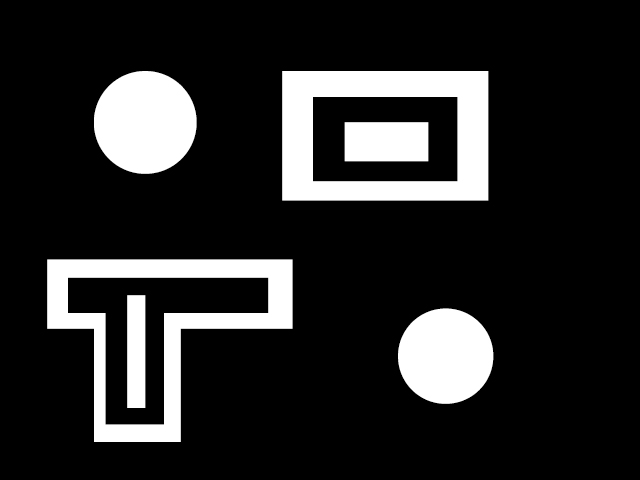
//> input picture src/10/hw/01/assets/issue1.jpg, 640 x 480 px
$ ./main   (built with g++ and OpenCV 4)
//> lines starting //> are read from the running program, lines starting //| are printed output that depends on the picture; after the words box and inside, x2 and y2 are one past the last pixel; in counts of white or black regions, pixels touching at a corner belong together
#include <iostream>
#include <opencv2/opencv.hpp>

#define FILE_NAME_INPUT "../../hw/01/assets/issue1.jpg"
#define THRESHOLD 100

int main(int argc, const char *argv[])
{
  auto input = cv::imread(FILE_NAME_INPUT, cv::IMREAD_GRAYSCALE);
//> input is the input picture: 480 rows x 640 cols, CV_8UC1; min 0, max 255, mean 40.5
  if (input.empty())
  {
    fprintf(stderr, "読み込み失敗\n");
    return -1;
  }

  auto input_bin = cv::Mat(input.size(), input.type());
  cv::threshold(input, input_bin, THRESHOLD, 255, cv::THRESH_BINARY);
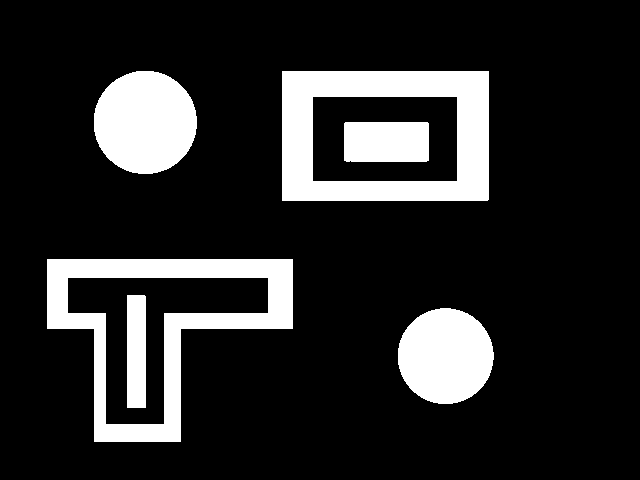
//> input_bin: 480 rows x 640 cols, CV_8UC1; 16.1% white; 6 white regions, box (x1, y1, x2, y2) and area: (282, 71, 489, 201) 14813, (47, 259, 293, 442) 13613, (94, 71, 197, 174) 8388, (398, 308, 494, 404) 7221, (344, 122, 429, 162) 3393, (127, 295, 146, 408) 2146

  auto result = input_bin.clone();
  auto count = 0;

  while (true)
  {
    cv::imshow("input_bin", input_bin);

    auto window_name = "result (c=" + std::to_string(count) + ")";
    cv::imshow(window_name, result);

    int key = cv::waitKey();
//> the 'e' key is pressed

    if (key == 'd')
    {
      auto input_dilated = cv::Mat(input_bin.size(), input_bin.type());
      cv::dilate(result, input_dilated, cv::Mat(), cv::Point(-1, -1), 1);
      result = input_dilated;
      count++;
    }
    else if (key == 'e')
    {
      auto input_eroded = cv::Mat(input_bin.size(), input_bin.type());
      cv::erode(result, input_eroded, cv::Mat(), cv::Point(-1, -1), 1);
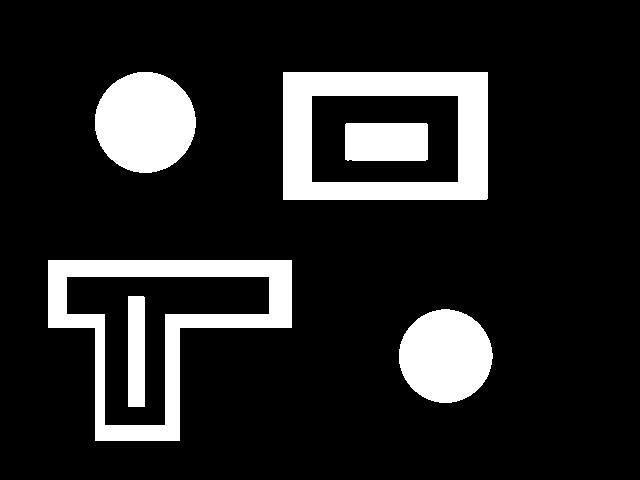
//> input_eroded: 480 rows x 640 cols, CV_8UC1; 14.8% white; 6 white regions, box (x1, y1, x2, y2) and area: (283, 72, 488, 200) 13683, (48, 260, 292, 441) 12063, (95, 72, 196, 173) 7980, (399, 309, 493, 403) 6841, (345, 123, 428, 161) 3145, (128, 296, 145, 407) 1886
      result = input_eroded;
      count--;
    }
    else if (key == 'r')
    {
      result = input_bin.clone();
      count = 0;
    }
    else if (key == 'q')
    {
      break;
    }

    cv::destroyWindow(window_name);
  }

  return 0;
}
